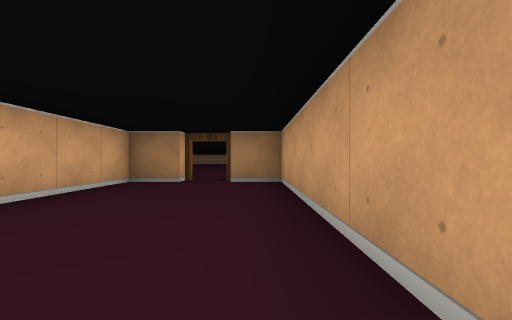
[1] (above)

23 first-person views from a walk through a cub3D level. The camera is about half as high as the walls, looks level and sees 85° across. The floor is counted in squares. Each view is taken from the middle of a square. On the plan, view 1 faces up. The plan holds only what a view shows up to about 9 squares ahead; the rest is blank.

[2]
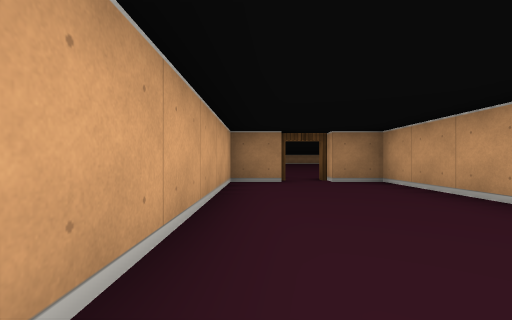

[3]
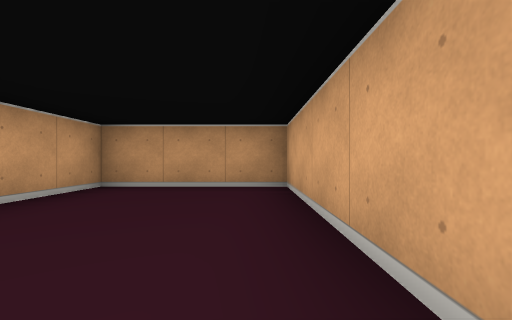

[4]
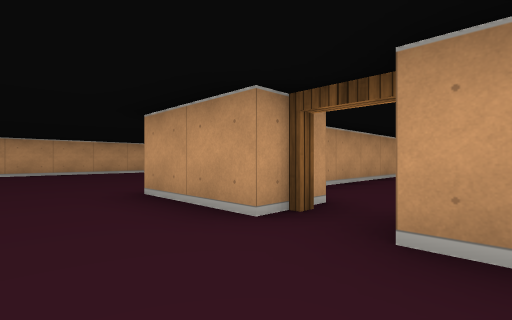

[5]
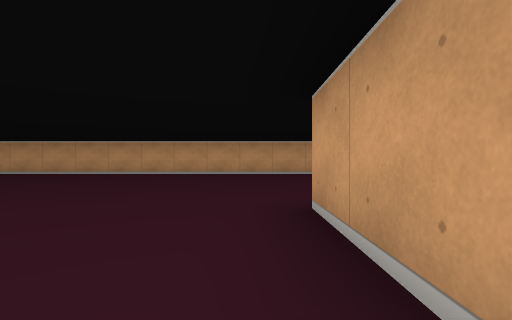

[6]
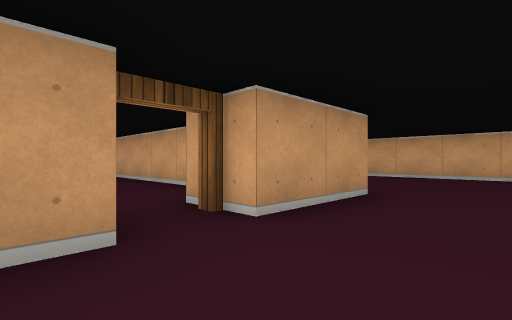

[7]
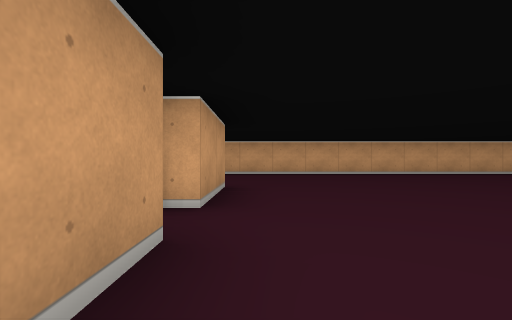

[8]
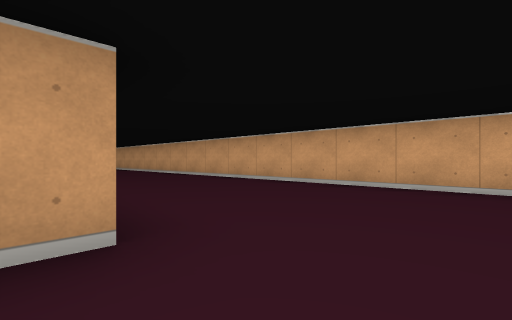

[9]
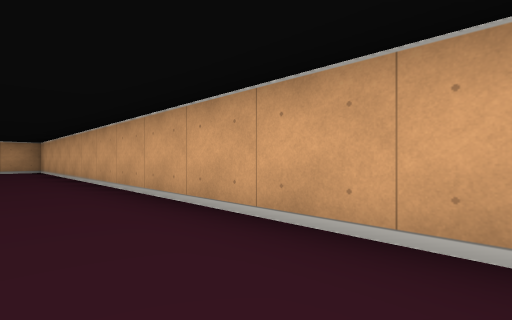

[10]
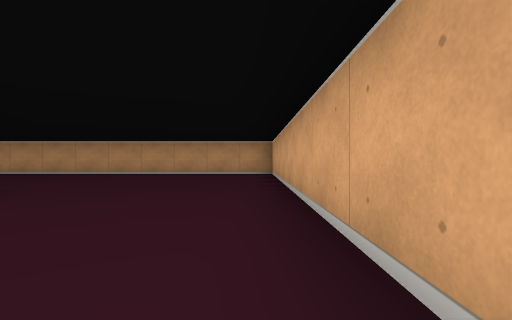

[11]
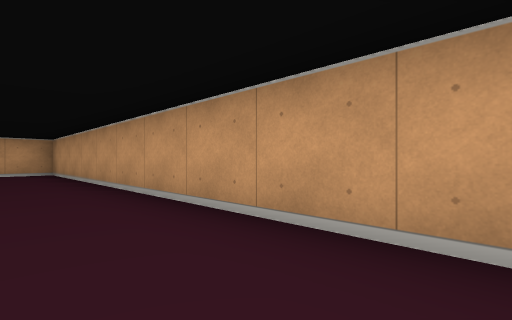

[12]
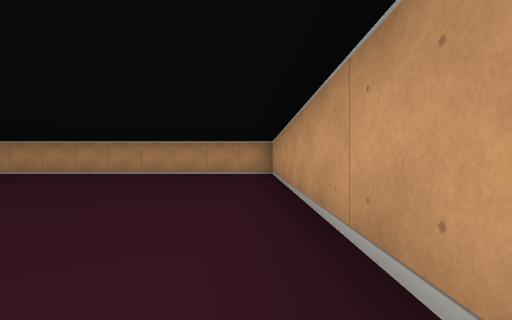

[13]
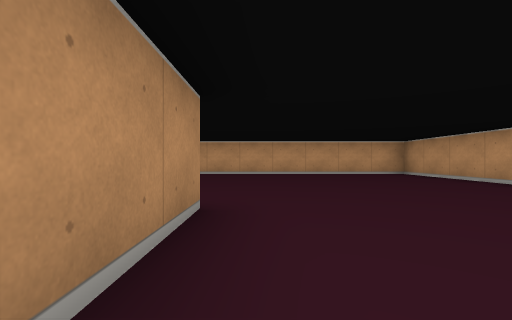

[14]
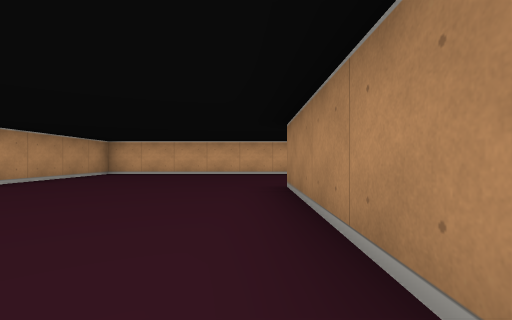

[15]
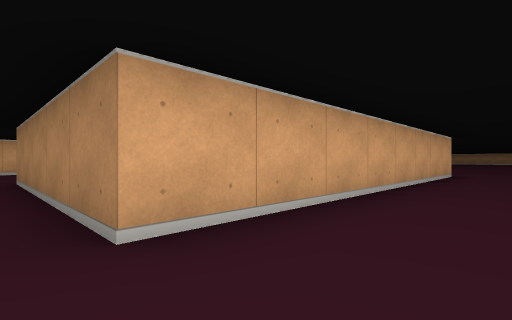

[16]
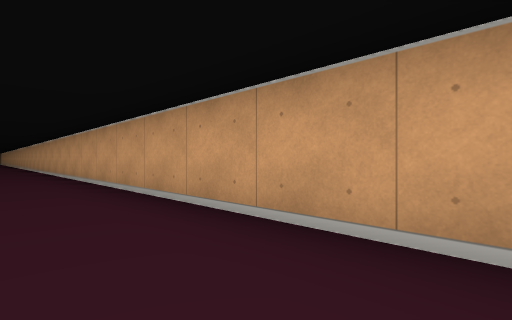

[17]
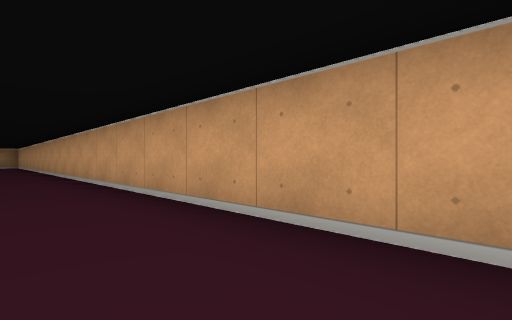

[18]
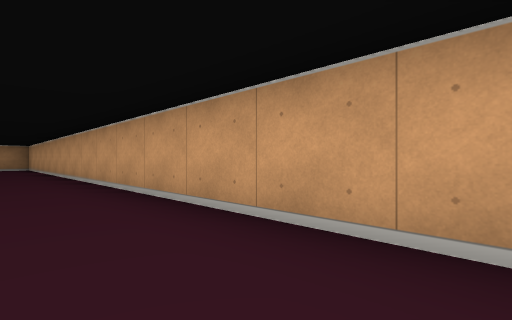

[19]
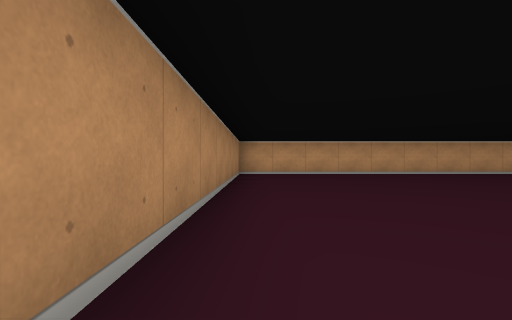

[20]
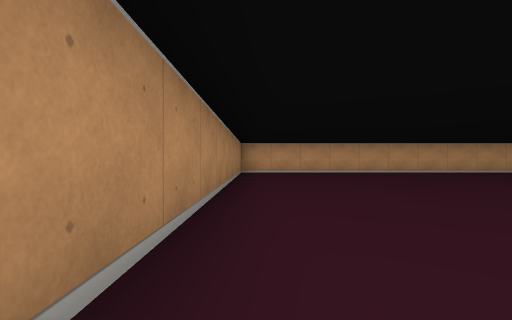

[21]
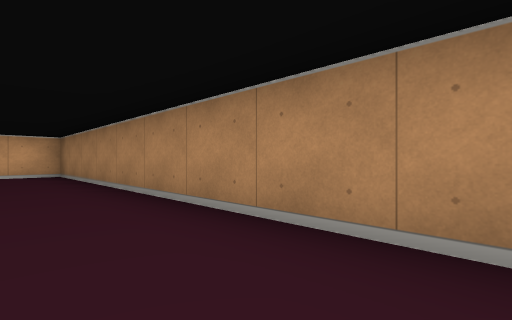

[22]
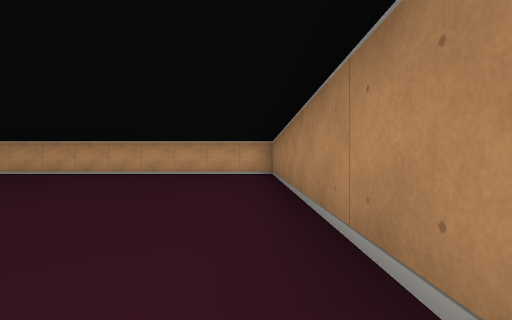

[23]
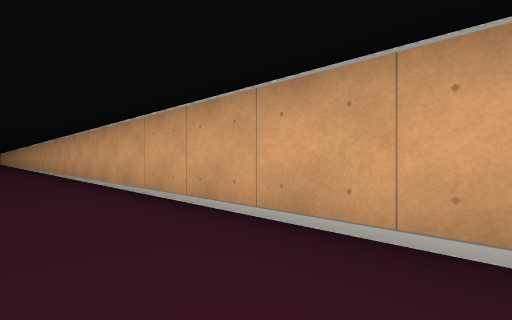

### Floor plan
Points are (right, up) in squares from view 1. A wall is a line through its corners. A room is listed if a view was taken in it or the views show most of it. See-through windows are left out.
Room 1 (views 1, 2, 3)
walls: (-1.5, 5.5) (-2.5, 5.5) (-2.5, -0.5) (0.5, -0.5) (0.5, 5.5) (-0.5, 5.5)
ways out: open door at (-1, 6) to room 2
Room 2 (views 4, 5, 6, 7, 8, 9, 10, 11, 12, 13, 14, 15, 16, 17, 18, 19, 20, 21, 22, 23)
walls: (-0.5, 6.5) (1.5, 6.5) (1.5, -1.5) (-3.5, -1.5); (-3.6, 6.5) (-1.5, 6.5); (-7.5, 30.5) (-7.5, -6.5) (7.5, -6.5) (7.5, 30.5) (-7.5, 30.5)
ways out: open door at (-1, 6) to room 1

Positions as (right, up) in squares from view 1, and headings:
1: (0, 0), facing up
2: (-2, 0), facing up
3: (-2, 4), facing down
4: (-2, 8), facing down-right
5: (-1, 7), facing right
6: (0, 8), facing down-left
7: (1, 7), facing left
8: (-3, 8), facing down-left
9: (-6, 5), facing down-left
10: (-7, 2), facing down
11: (-2, -5), facing down-right
12: (-1, -6), facing right
13: (-1, -2), facing right
14: (1, -2), facing left
15: (3, -2), facing up-left
16: (6, -2), facing up-right
17: (6, 12), facing up-right
18: (6, 16), facing up-right
19: (-1, 30), facing right
20: (-2, 30), facing right
21: (1, 29), facing up-left
22: (1, 30), facing left
23: (-6, 27), facing down-left
